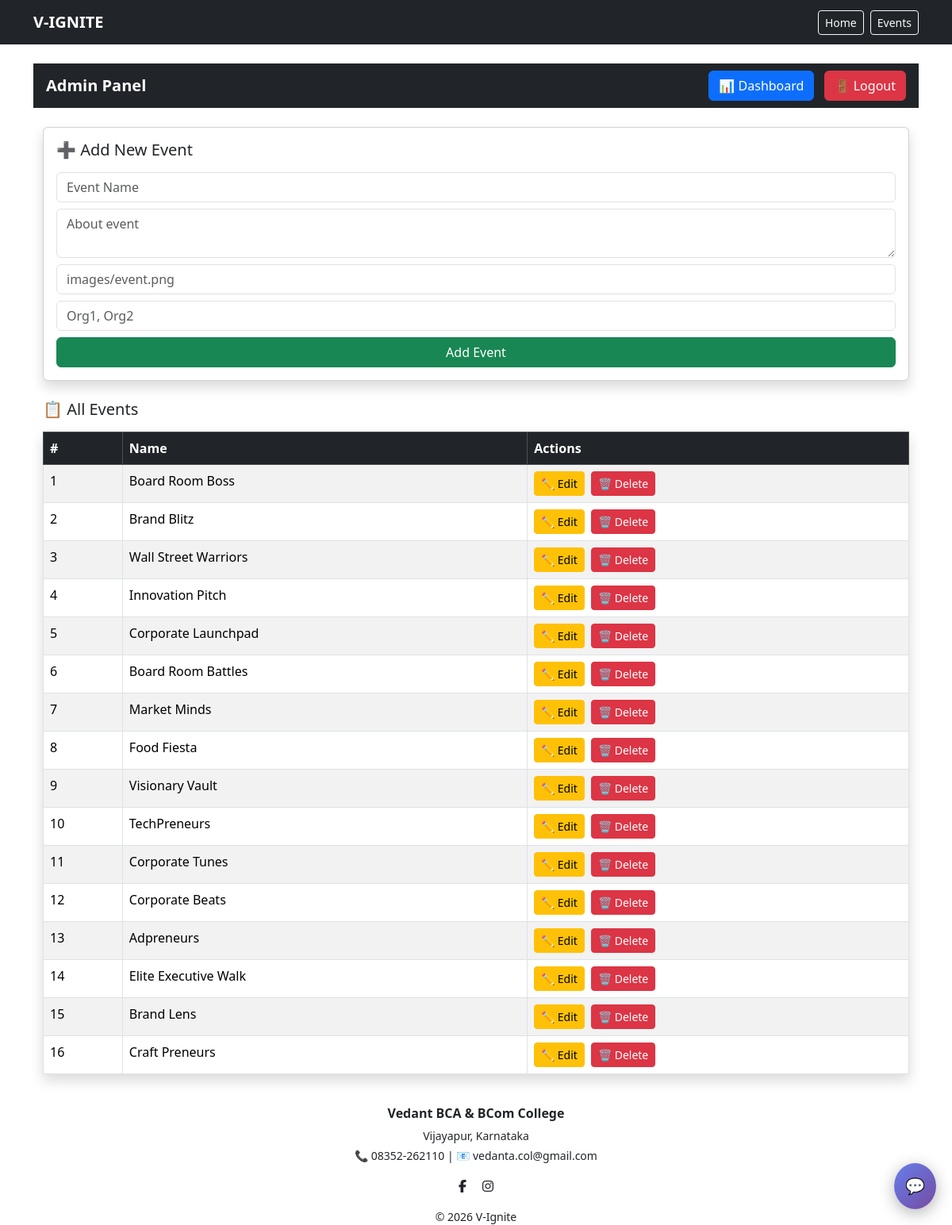
Screenshot of /admin/panel (signed in) with the database file from the repository.
### app.py (models this page shows)
class Event(db.Model):
    id = db.Column(db.Integer, primary_key=True)
    name = db.Column(db.String(200), nullable=False)
    about = db.Column(db.Text, nullable=False)
    logo = db.Column(db.String(300))
    organizers = db.Column(db.Text)

### app.py (the view, shortened to what this page needs)
@app.route("/admin/panel", methods=["GET", "POST"])
def admin_panel():
    if not session.get("admin"):
        return redirect(url_for("admin_login"))
    events = Event.query.all()
    return render_template(
        "admin_panel.html",
        events=events
    )

### templates/admin_panel.html
{% extends "base.html" %}
{% block content %}
<nav class="navbar navbar-expand-lg navbar-dark bg-dark px-3">
  <span class="navbar-brand fw-bold">
    Admin Panel
  </span>
  <div class="ms-auto">
    <a href="/admin/dashboard" class="btn btn-primary me-2">
      📊 Dashboard
    </a>
    <a href="/logout" class="btn btn-danger">
      🚪 Logout
    </a>
  </div>
</nav>
<div class="container mt-4">
<form method="post" class="card p-3 mb-4 shadow">
    <h5 class="mb-3">➕ Add New Event</h5>
    <input name="name"
           placeholder="Event Name"
           class="form-control mb-2"
           required>
    <textarea name="about"
              placeholder="About event"
              class="form-control mb-2"
              required></textarea>
    <input name="logo"
           placeholder="images/event.png"
           class="form-control mb-2">
    <input name="organizers"
           placeholder="Org1, Org2"
           class="form-control mb-2"
           required>
    <button class="btn btn-success w-100">
        Add Event
    </button>
</form>
<h5 class="mb-3">📋 All Events</h5>
<table class="table table-bordered table-striped shadow">
<thead class="table-dark">
<tr>
    <th>#</th>
    <th>Name</th>
    <th>Actions</th>
</tr>
</thead>
<tbody>
{% for event in events %}
<tr>
    <td>{{ loop.index }}</td>
    <td>{{ event.name }}</td>
    <td>
        <a href="/admin/edit/{{ event.id }}"
           class="btn btn-sm btn-warning me-1">
           ✏️ Edit
        </a>
        <a href="/admin/delete/{{ event.id }}"
           class="btn btn-sm btn-danger"
           onclick="return confirm('Delete this event?')">
           🗑 Delete
        </a>
    </td>
</tr>
{% endfor %}
</tbody>
</table>
</div>
{% endblock %}

### rows the page displays
Event: name "Board Room Boss"
Event: name "Brand Blitz"
Event: name "Wall Street Warriors"
Event: name "Innovation Pitch"
Event: name "Corporate Launchpad"
Event: name "Board Room Battles"
Event: name "Market Minds"
Event: name "Food Fiesta"
Event: name "Visionary Vault"
Event: name "TechPreneurs"
Event: name "Corporate Tunes"
Event: name "Corporate Beats"
Event: name "Adpreneurs"
Event: name "Elite Executive Walk"
Event: name "Brand Lens"
Event: name "Craft Preneurs"
